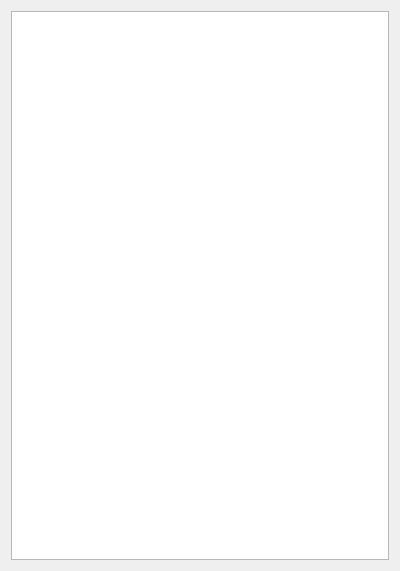
<?xml version="1.0" encoding="UTF-8"?>
<ui version="4.0">
 <class>ProjectView</class>
 <widget class="QWidget" name="ProjectView">
  <property name="geometry">
   <rect>
    <x>0</x>
    <y>0</y>
    <width>400</width>
    <height>571</height>
   </rect>
  </property>
  <property name="windowTitle">
   <string>Form</string>
  </property>
  <layout class="QGridLayout" name="gridLayout">
   <item row="0" column="0">
    <widget class="QTreeView" name="projectDir">
     <property name="sizePolicy">
      <sizepolicy hsizetype="Preferred" vsizetype="Preferred">
       <horstretch>0</horstretch>
       <verstretch>0</verstretch>
      </sizepolicy>
     </property>
    </widget>
   </item>
  </layout>
 </widget>
 <resources/>
 <connections/>
</ui>
